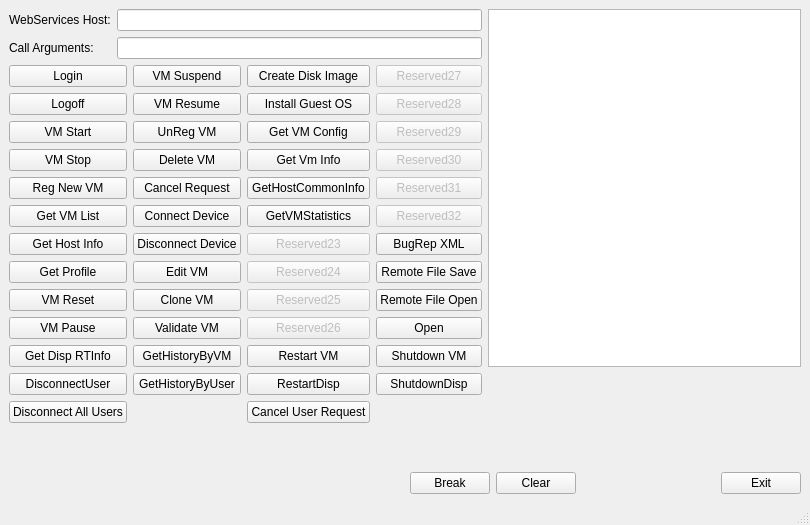
<ui version="4.0" >
 <class>MainWindow</class>
 <widget class="QMainWindow" name="MainWindow" >
  <property name="geometry" >
   <rect>
    <x>0</x>
    <y>0</y>
    <width>810</width>
    <height>525</height>
   </rect>
  </property>
  <property name="windowTitle" >
   <string>Parallels Web Services Test</string>
  </property>
  <widget class="QWidget" name="centralWidget" >
   <layout class="QGridLayout" >
    <property name="leftMargin" >
     <number>9</number>
    </property>
    <property name="topMargin" >
     <number>9</number>
    </property>
    <property name="rightMargin" >
     <number>9</number>
    </property>
    <property name="bottomMargin" >
     <number>9</number>
    </property>
    <property name="horizontalSpacing" >
     <number>6</number>
    </property>
    <property name="verticalSpacing" >
     <number>6</number>
    </property>
    <item row="3" column="2" >
     <widget class="QPushButton" name="pbGetVmConfig" >
      <property name="text" >
       <string>Get VM Config</string>
      </property>
     </widget>
    </item>
    <item row="8" column="1" >
     <widget class="QPushButton" name="pbEditVm" >
      <property name="text" >
       <string>Edit VM</string>
      </property>
     </widget>
    </item>
    <item row="10" column="1" >
     <widget class="QPushButton" name="pbValidateVm" >
      <property name="text" >
       <string>Validate VM</string>
      </property>
     </widget>
    </item>
    <item row="0" column="0" colspan="4" >
     <layout class="QGridLayout" >
      <property name="leftMargin" >
       <number>0</number>
      </property>
      <property name="topMargin" >
       <number>0</number>
      </property>
      <property name="rightMargin" >
       <number>0</number>
      </property>
      <property name="bottomMargin" >
       <number>0</number>
      </property>
      <property name="horizontalSpacing" >
       <number>6</number>
      </property>
      <property name="verticalSpacing" >
       <number>6</number>
      </property>
      <item row="1" column="0" >
       <widget class="QLabel" name="lblCallArguments" >
        <property name="text" >
         <string>Call Arguments:</string>
        </property>
       </widget>
      </item>
      <item row="1" column="1" >
       <widget class="QLineEdit" name="edtCallArguments" />
      </item>
      <item row="0" column="1" >
       <widget class="QLineEdit" name="edtWebServicesHost" />
      </item>
      <item row="0" column="0" >
       <widget class="QLabel" name="lblWebServicesHost" >
        <property name="text" >
         <string>WebServices Host:</string>
        </property>
       </widget>
      </item>
     </layout>
    </item>
    <item row="6" column="1" >
     <widget class="QPushButton" name="pbConnectDevice" >
      <property name="text" >
       <string>Connect Device</string>
      </property>
     </widget>
    </item>
    <item row="11" column="3" >
     <widget class="QPushButton" name="pbShutdownVM" >
      <property name="text" >
       <string>Shutdown VM</string>
      </property>
     </widget>
    </item>
    <item row="6" column="2" >
     <widget class="QPushButton" name="pbGetVMStatistics" >
      <property name="enabled" >
       <bool>true</bool>
      </property>
      <property name="text" >
       <string>GetVMStatistics</string>
      </property>
     </widget>
    </item>
    <item row="6" column="0" >
     <widget class="QPushButton" name="pbGetVmList" >
      <property name="enabled" >
       <bool>true</bool>
      </property>
      <property name="text" >
       <string>Get VM List</string>
      </property>
     </widget>
    </item>
    <item row="7" column="0" >
     <widget class="QPushButton" name="pbGetHostInfo" >
      <property name="enabled" >
       <bool>true</bool>
      </property>
      <property name="text" >
       <string>Get Host Info</string>
      </property>
     </widget>
    </item>
    <item row="2" column="3" >
     <widget class="QPushButton" name="pbReserved_28" >
      <property name="enabled" >
       <bool>false</bool>
      </property>
      <property name="text" >
       <string>Reserved28</string>
      </property>
     </widget>
    </item>
    <item row="4" column="1" >
     <widget class="QPushButton" name="pbDeleteVm" >
      <property name="text" >
       <string>Delete VM</string>
      </property>
     </widget>
    </item>
    <item row="9" column="0" >
     <widget class="QPushButton" name="pbVmReset" >
      <property name="text" >
       <string>VM Reset</string>
      </property>
     </widget>
    </item>
    <item row="5" column="0" >
     <widget class="QPushButton" name="pbRegNewVm" >
      <property name="enabled" >
       <bool>true</bool>
      </property>
      <property name="text" >
       <string>Reg New VM</string>
      </property>
     </widget>
    </item>
    <item row="7" column="2" >
     <widget class="QPushButton" name="pbReserved_23" >
      <property name="enabled" >
       <bool>false</bool>
      </property>
      <property name="text" >
       <string>Reserved23</string>
      </property>
     </widget>
    </item>
    <item row="9" column="3" >
     <widget class="QPushButton" name="pbRemoteFileOpen" >
      <property name="enabled" >
       <bool>true</bool>
      </property>
      <property name="text" >
       <string>Remote File Open</string>
      </property>
     </widget>
    </item>
    <item row="3" column="0" >
     <widget class="QPushButton" name="pbVmStart" >
      <property name="text" >
       <string>VM Start</string>
      </property>
     </widget>
    </item>
    <item row="9" column="1" >
     <widget class="QPushButton" name="pbCloneVm" >
      <property name="text" >
       <string>Clone VM</string>
      </property>
     </widget>
    </item>
    <item row="15" column="0" colspan="5" >
     <layout class="QHBoxLayout" >
      <property name="spacing" >
       <number>6</number>
      </property>
      <property name="leftMargin" >
       <number>0</number>
      </property>
      <property name="topMargin" >
       <number>0</number>
      </property>
      <property name="rightMargin" >
       <number>0</number>
      </property>
      <property name="bottomMargin" >
       <number>0</number>
      </property>
      <item>
       <spacer>
        <property name="orientation" >
         <enum>Qt::Horizontal</enum>
        </property>
        <property name="sizeHint" >
         <size>
          <width>401</width>
          <height>20</height>
         </size>
        </property>
       </spacer>
      </item>
      <item>
       <layout class="QHBoxLayout" >
        <property name="spacing" >
         <number>6</number>
        </property>
        <property name="leftMargin" >
         <number>0</number>
        </property>
        <property name="topMargin" >
         <number>0</number>
        </property>
        <property name="rightMargin" >
         <number>0</number>
        </property>
        <property name="bottomMargin" >
         <number>0</number>
        </property>
        <item>
         <widget class="QPushButton" name="pbBreak" >
          <property name="text" >
           <string>Break</string>
          </property>
         </widget>
        </item>
        <item>
         <widget class="QPushButton" name="pbClearOutput" >
          <property name="text" >
           <string>Clear</string>
          </property>
         </widget>
        </item>
        <item>
         <spacer>
          <property name="orientation" >
           <enum>Qt::Horizontal</enum>
          </property>
          <property name="sizeHint" >
           <size>
            <width>40</width>
            <height>20</height>
           </size>
          </property>
         </spacer>
        </item>
        <item>
         <widget class="QPushButton" name="pbExit" >
          <property name="text" >
           <string>Exit</string>
          </property>
         </widget>
        </item>
       </layout>
      </item>
     </layout>
    </item>
    <item row="12" column="0" >
     <widget class="QPushButton" name="pbDisconnectUser" >
      <property name="text" >
       <string>DisconnectUser</string>
      </property>
     </widget>
    </item>
    <item row="1" column="3" >
     <widget class="QPushButton" name="pbReserved_27" >
      <property name="enabled" >
       <bool>false</bool>
      </property>
      <property name="text" >
       <string>Reserved27</string>
      </property>
     </widget>
    </item>
    <item row="1" column="0" >
     <widget class="QPushButton" name="pbLogin" >
      <property name="text" >
       <string>Login</string>
      </property>
     </widget>
    </item>
    <item row="11" column="1" >
     <widget class="QPushButton" name="pbGetHistoryByVm" >
      <property name="text" >
       <string>GetHistoryByVM</string>
      </property>
     </widget>
    </item>
    <item row="14" column="0" colspan="4" >
     <spacer>
      <property name="orientation" >
       <enum>Qt::Vertical</enum>
      </property>
      <property name="sizeHint" >
       <size>
        <width>20</width>
        <height>16</height>
       </size>
      </property>
     </spacer>
    </item>
    <item row="10" column="0" >
     <widget class="QPushButton" name="pbVmPause" >
      <property name="text" >
       <string>VM Pause</string>
      </property>
     </widget>
    </item>
    <item row="8" column="3" >
     <widget class="QPushButton" name="pbRemoteFileSave" >
      <property name="enabled" >
       <bool>true</bool>
      </property>
      <property name="text" >
       <string>Remote File Save</string>
      </property>
     </widget>
    </item>
    <item row="5" column="2" >
     <widget class="QPushButton" name="pbGetHostCommonInfo" >
      <property name="text" >
       <string>GetHostCommonInfo</string>
      </property>
     </widget>
    </item>
    <item row="12" column="3" >
     <widget class="QPushButton" name="pbShutdownDisp" >
      <property name="text" >
       <string>ShutdownDisp</string>
      </property>
     </widget>
    </item>
    <item row="2" column="2" >
     <widget class="QPushButton" name="pbInstallGuestOS" >
      <property name="text" >
       <string>Install Guest OS</string>
      </property>
     </widget>
    </item>
    <item row="12" column="1" >
     <widget class="QPushButton" name="pbGetHistoryByUser" >
      <property name="text" >
       <string>GetHistoryByUser</string>
      </property>
     </widget>
    </item>
    <item row="11" column="2" >
     <widget class="QPushButton" name="pbRestartVM" >
      <property name="text" >
       <string>Restart VM</string>
      </property>
     </widget>
    </item>
    <item row="2" column="0" >
     <widget class="QPushButton" name="pbLogoff" >
      <property name="text" >
       <string>Logoff</string>
      </property>
     </widget>
    </item>
    <item row="5" column="1" >
     <widget class="QPushButton" name="pbCancelRequest" >
      <property name="text" >
       <string>Cancel Request</string>
      </property>
     </widget>
    </item>
    <item row="5" column="3" >
     <widget class="QPushButton" name="pbReserved_31" >
      <property name="enabled" >
       <bool>false</bool>
      </property>
      <property name="text" >
       <string>Reserved31</string>
      </property>
     </widget>
    </item>
    <item row="12" column="2" >
     <widget class="QPushButton" name="pbRestartDisp" >
      <property name="text" >
       <string>RestartDisp</string>
      </property>
     </widget>
    </item>
    <item row="4" column="0" >
     <widget class="QPushButton" name="pbVmStop" >
      <property name="text" >
       <string>VM Stop</string>
      </property>
     </widget>
    </item>
    <item row="3" column="1" >
     <widget class="QPushButton" name="pbUnRegVm" >
      <property name="text" >
       <string>UnReg VM</string>
      </property>
     </widget>
    </item>
    <item row="8" column="2" >
     <widget class="QPushButton" name="pbReserved_24" >
      <property name="enabled" >
       <bool>false</bool>
      </property>
      <property name="text" >
       <string>Reserved24</string>
      </property>
     </widget>
    </item>
    <item rowspan="12" row="0" column="4" >
     <widget class="QTextBrowser" name="textOutputArea" />
    </item>
    <item row="3" column="3" >
     <widget class="QPushButton" name="pbReserved_29" >
      <property name="enabled" >
       <bool>false</bool>
      </property>
      <property name="text" >
       <string>Reserved29</string>
      </property>
     </widget>
    </item>
    <item row="2" column="1" >
     <widget class="QPushButton" name="pbVmResume" >
      <property name="text" >
       <string>VM Resume</string>
      </property>
     </widget>
    </item>
    <item row="10" column="3" >
     <widget class="QPushButton" name="pbOpen" >
      <property name="enabled" >
       <bool>true</bool>
      </property>
      <property name="text" >
       <string>Open</string>
      </property>
     </widget>
    </item>
    <item row="10" column="2" >
     <widget class="QPushButton" name="pbReserved_26" >
      <property name="enabled" >
       <bool>false</bool>
      </property>
      <property name="text" >
       <string>Reserved26</string>
      </property>
     </widget>
    </item>
    <item row="11" column="0" >
     <widget class="QPushButton" name="pbSMCGetRTInfo" >
      <property name="text" >
       <string>Get Disp RTInfo</string>
      </property>
     </widget>
    </item>
    <item row="4" column="2" >
     <widget class="QPushButton" name="pbGetVmInfo" >
      <property name="enabled" >
       <bool>true</bool>
      </property>
      <property name="text" >
       <string>Get Vm Info</string>
      </property>
     </widget>
    </item>
    <item row="1" column="1" >
     <widget class="QPushButton" name="pbVmSuspend" >
      <property name="text" >
       <string>VM Suspend</string>
      </property>
     </widget>
    </item>
    <item row="7" column="3" >
     <widget class="QPushButton" name="pbProblemReportXml" >
      <property name="enabled" >
       <bool>true</bool>
      </property>
      <property name="text" >
       <string>BugRep XML</string>
      </property>
     </widget>
    </item>
    <item row="8" column="0" >
     <widget class="QPushButton" name="pbGetUserProfile" >
      <property name="enabled" >
       <bool>true</bool>
      </property>
      <property name="text" >
       <string>Get Profile</string>
      </property>
     </widget>
    </item>
    <item row="4" column="3" >
     <widget class="QPushButton" name="pbReserved_30" >
      <property name="enabled" >
       <bool>false</bool>
      </property>
      <property name="text" >
       <string>Reserved30</string>
      </property>
     </widget>
    </item>
    <item row="1" column="2" >
     <widget class="QPushButton" name="pbCreateDiskImage" >
      <property name="text" >
       <string>Create Disk Image</string>
      </property>
     </widget>
    </item>
    <item row="9" column="2" >
     <widget class="QPushButton" name="pbReserved_25" >
      <property name="enabled" >
       <bool>false</bool>
      </property>
      <property name="text" >
       <string>Reserved25</string>
      </property>
     </widget>
    </item>
    <item row="6" column="3" >
     <widget class="QPushButton" name="pbReserved_32" >
      <property name="enabled" >
       <bool>false</bool>
      </property>
      <property name="text" >
       <string>Reserved32</string>
      </property>
     </widget>
    </item>
    <item row="7" column="1" >
     <widget class="QPushButton" name="pbDisconnectDevice" >
      <property name="text" >
       <string>Disconnect Device</string>
      </property>
     </widget>
    </item>
    <item row="13" column="0" >
     <widget class="QPushButton" name="pbDisconnectAllUsers" >
      <property name="text" >
       <string>Disconnect All Users</string>
      </property>
     </widget>
    </item>
    <item row="13" column="2" >
     <widget class="QPushButton" name="pbCancelUserRequest" >
      <property name="text" >
       <string>Cancel User Request</string>
      </property>
     </widget>
    </item>
   </layout>
  </widget>
  <widget class="QStatusBar" name="statusBar" />
 </widget>
 <resources/>
 <connections/>
</ui>
